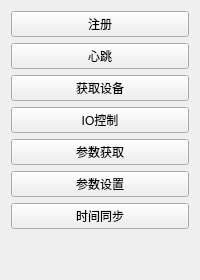
               <widget class="QWidget" name="page">
                <layout class="QGridLayout" name="gridLayout_12">
                 <item row="1" column="0">
                  <widget class="QPushButton" name="Heartbeatbtn">
                   <property name="text">
                    <string>心跳</string>
                   </property>
                  </widget>
                 </item>
                 <item row="3" column="0">
                  <widget class="QPushButton" name="IOControlbtn">
                   <property name="text">
                    <string>IO控制</string>
                   </property>
                  </widget>
                 </item>
                 <item row="4" column="0">
                  <widget class="QPushButton" name="GetParambtn">
                   <property name="text">
                    <string>参数获取</string>
                   </property>
                  </widget>
                 </item>
                 <item row="7" column="0">
                  <spacer name="verticalSpacer_3">
                   <property name="orientation">
                    <enum>Qt::Vertical</enum>
                   </property>
                   <property name="sizeHint" stdset="0">
                    <size>
                     <width>20</width>
                     <height>40</height>
                    </size>
                   </property>
                  </spacer>
                 </item>
                 <item row="0" column="0">
                  <widget class="QPushButton" name="Registerbtn">
                   <property name="text">
                    <string>注册</string>
                   </property>
                  </widget>
                 </item>
                 <item row="5" column="0">
                  <widget class="QPushButton" name="SetParambtn">
                   <property name="text">
                    <string>参数设置</string>
                   </property>
                  </widget>
                 </item>
                 <item row="2" column="0">
                  <widget class="QPushButton" name="GetDevicebtn">
                   <property name="text">
                    <string>获取设备</string>
                   </property>
                  </widget>
                 </item>
                 <item row="6" column="0">
                  <widget class="QPushButton" name="synchronizationtimebtn">
                   <property name="text">
                    <string>时间同步</string>
                   </property>
                  </widget>
                 </item>
                </layout>
               </widget>
